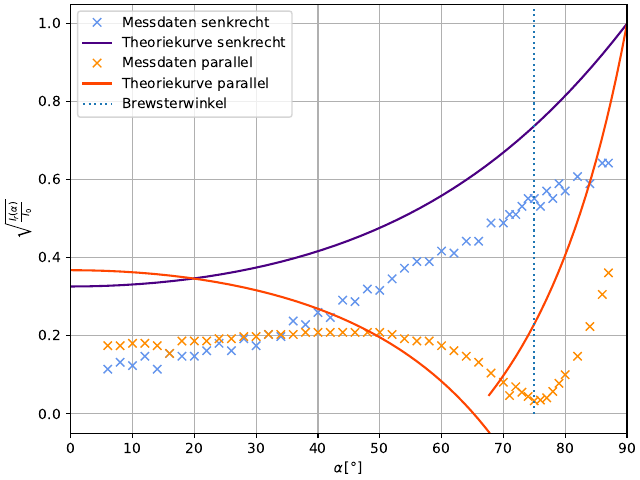

Recreate this plot in Python.
import matplotlib.pyplot as plt
import numpy as np
from uncertainties import ufloat
import uncertainties.unumpy as unp

def rel_Abweichung(exp, theo):
    return (np.abs(exp-theo)/(theo)*100) # ist schon in Prozent

def fresnel_senkrecht(n, alpha):
    return (np.sqrt(n**2 - np.sin(alpha)**2)- np.cos(alpha))**2/(n**2 - 1)

def fresnel_parallel(n, alpha):
    return (n**2 * np.cos(alpha) - np.sqrt(n**2 - np.sin(alpha)**2))/(n**2 * np.cos(alpha) + np.sqrt(n**2 - np.sin(alpha)**2))

def n_senkrecht(E,alpha):
    return np.sqrt(((E**2 - 2*E*np.cos(2*alpha) + 1)/(E**2- 2*E + 1)))

# def n_parallel(E, alpha):
#     return np.sqrt(((1+E)/(1-E))**2 * (1/(2* np.cos(alpha)**2)) + (1/(2*np.cos(alpha)**2 *(1-E)**2))*np.sqrt((1+E)**2-4*np.cos(alpha)**2*(1-E)**2*np.sin(alpha)**2))

def n_parallel(E,alpha):
    return np.sqrt((1+E)**2/(1-E)**2 * 1/(2*np.cos(alpha)**2) + np.sqrt((1+E)**4/(4*np.cos(alpha)**4*(1-E)**4)-(1+E)**2/(1-E)**2 * np.tan(alpha)**2))

winkel, I_senkrecht, I_parallel = np.genfromtxt('content/Messwerte/Messwerte.txt', unpack = True)
winkel = winkel * np.pi/180
I_dunkel = 2.8 * 10**(-9) # Ampere
I_0 = 0.46 * 10**(-3) # Ampere
alpha_B = 75 * np.pi/180

n_theo = np.tan(alpha_B)
print(f'I_0: {I_0/10**-6}')
print(f'Brewster: {alpha_B * 180/np.pi}')
print(f'n_B_theo: {n_theo}')
I_plot_s = np.sqrt(I_senkrecht / I_0)
I_plot_p = np.sqrt(I_parallel / I_0)
# print(f'I_p: {I_plot_p}')

n_s = n_senkrecht(I_plot_s, winkel)
n_p = n_parallel(I_plot_p, winkel)
print(f'n_s: {np.round(n_s,2)}')
print(f'n_p: {np.round(n_p,2)}')

n_s_mean = ufloat(np.mean(n_s[n_s < 6]), np.std(n_s[n_s < 4]))
n_p_mean = ufloat(np.mean(n_p[n_p < 6]), np.std(n_p[n_p < 4]))
n_s_mean_schlecht = ufloat(np.mean(n_s), np.std(n_s))
n_p_mean_schlecht = ufloat(np.mean(n_p), np.std(n_p))

print(f'n_s mean: {n_s_mean}')
print(f'n_p mean: {n_p_mean}')
print(f'n_p mean schlecht: {n_p_mean_schlecht}')
print(f'n_s mean schlecht: {n_s_mean_schlecht}')

x = np.linspace(0, 90, 1000)
x = x * np.pi/180

x_1 = np.linspace(0, 67.7, 1000)
x_2 = np.linspace(67.7, 90, 2000)
fig, (ax1) = plt.subplots(1, 1, layout="constrained")
ax1.plot(winkel * 180/np.pi, I_plot_s, 'x', color='cornflowerblue', label='Messdaten senkrecht')
ax1.plot(x * 180/np.pi, fresnel_senkrecht(unp.nominal_values(n_s_mean), x), '-', color='indigo', label='Theoriekurve senkrecht')
ax1.plot(winkel * 180/np.pi, I_plot_p, 'x', color='darkorange', label='Messdaten parallel')
# ax1.plot(x * 180/np.pi, fresnel_parallel(np.mean(n_p[n_p < 6 ]) , x), '-', color='orangered', label='Theoriekurve parallel')
ax1.plot(x_1, fresnel_parallel(unp.nominal_values(n_p_mean) , x_1*np.pi/180), '-', color='orangered', label='Theoriekurve parallel')
ax1.plot(x_2, -1*fresnel_parallel(unp.nominal_values(n_p_mean), x_2*np.pi/180), '-', color='orangered')
ax1.vlines(75, ymin = 0, ymax = 1.05, color = 'mediumorchid',linestyle = ':', label='Brewsterwinkel')
ax1.set_xlabel(r'$\alpha\,[°]$')
ax1.set_ylabel(r'$\sqrt{\frac{I_{r}(\alpha)}{I_0}}$')
ax1.ticklabel_format(axis='y', style='sci', scilimits=(0,0))
ax1.grid()
ax1.legend(loc='best')
ax1.set_xlim([0,90])
ax1.set_ylim([-0.05,1.05])
fig.savefig('plot.pdf')

print(f'Diskussion------------')
n_rel_s_reduziert = rel_Abweichung(unp.nominal_values(n_s_mean), n_theo)
n_rel_p_reduziert = rel_Abweichung(unp.nominal_values(n_p_mean), n_theo)
n_rel_p = rel_Abweichung(unp.nominal_values(n_p_mean_schlecht), n_theo)
n_rel_s = rel_Abweichung(unp.nominal_values(n_s_mean_schlecht), n_theo)
print(f'rel Abweichugn n_s reduziert: {n_rel_s_reduziert}')
print(f'rel Abweichugn n_p reduziert: {n_rel_p_reduziert}')
print(f'rel Abweichugn n_p: {n_rel_p}')
print(f'rel Abweichugn n_s: {n_rel_s}')